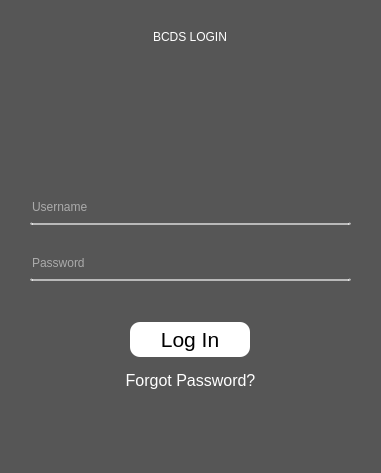
<?xml version="1.0" encoding="UTF-8"?>
<ui version="4.0">
 <class>Form</class>
 <widget class="QWidget" name="Form">
  <property name="geometry">
   <rect>
    <x>0</x>
    <y>0</y>
    <width>381</width>
    <height>473</height>
   </rect>
  </property>
  <property name="maximumSize">
   <size>
    <width>400</width>
    <height>500</height>
   </size>
  </property>
  <property name="windowTitle">
   <string>Form</string>
  </property>
  <property name="styleSheet">
   <string notr="true">background-color: rgb(86, 86, 86);</string>
  </property>
  <layout class="QHBoxLayout" name="horizontalLayout">
   <item>
    <widget class="QStackedWidget" name="Background">
     <property name="styleSheet">
      <string notr="true">background-color: rgb(86, 86, 86);
border: none;</string>
     </property>
     <property name="frameShape">
      <enum>QFrame::StyledPanel</enum>
     </property>
     <property name="frameShadow">
      <enum>QFrame::Raised</enum>
     </property>
     <property name="currentIndex">
      <number>0</number>
     </property>
     <widget class="QWidget" name="Login_Page">
      <layout class="QVBoxLayout" name="verticalLayout">
       <item>
        <widget class="QFrame" name="frame_2">
         <property name="frameShape">
          <enum>QFrame::StyledPanel</enum>
         </property>
         <property name="frameShadow">
          <enum>QFrame::Raised</enum>
         </property>
         <layout class="QVBoxLayout" name="verticalLayout_4">
          <item alignment="Qt::AlignHCenter">
           <widget class="QLabel" name="label_2">
            <property name="styleSheet">
             <string notr="true">font: 20pt &quot;MS Shell Dlg 2&quot;;
color: rgb(255, 255, 255);</string>
            </property>
            <property name="text">
             <string>BCDS LOGIN</string>
            </property>
           </widget>
          </item>
          <item alignment="Qt::AlignHCenter">
           <widget class="QLabel" name="label">
            <property name="minimumSize">
             <size>
              <width>100</width>
              <height>100</height>
             </size>
            </property>
            <property name="maximumSize">
             <size>
              <width>100</width>
              <height>100</height>
             </size>
            </property>
            <property name="text">
             <string/>
            </property>
            <property name="pixmap">
             <pixmap>Icons/login.png</pixmap>
            </property>
            <property name="scaledContents">
             <bool>true</bool>
            </property>
           </widget>
          </item>
         </layout>
        </widget>
       </item>
       <item>
        <widget class="QFrame" name="frame_3">
         <property name="frameShape">
          <enum>QFrame::StyledPanel</enum>
         </property>
         <property name="frameShadow">
          <enum>QFrame::Raised</enum>
         </property>
         <layout class="QVBoxLayout" name="verticalLayout_2">
          <property name="leftMargin">
           <number>10</number>
          </property>
          <property name="rightMargin">
           <number>10</number>
          </property>
          <item>
           <widget class="QLineEdit" name="usernameInput">
            <property name="minimumSize">
             <size>
              <width>35</width>
              <height>35</height>
             </size>
            </property>
            <property name="styleSheet">
             <string notr="true">font: 16pt &quot;MS Shell Dlg 2&quot;;
background-color: rgba(85, 85, 85, 15);
color: rgb(255, 255, 255);
border: none;
border-radius: 2px;
border-bottom-style: solid;
border-bottom-width: 2px;
border-bottom-color: rgba(255, 255, 255, 150);</string>
            </property>
            <property name="placeholderText">
             <string>Username</string>
            </property>
           </widget>
          </item>
          <item>
           <widget class="QLineEdit" name="passwordInput">
            <property name="minimumSize">
             <size>
              <width>0</width>
              <height>35</height>
             </size>
            </property>
            <property name="maximumSize">
             <size>
              <width>16777215</width>
              <height>35</height>
             </size>
            </property>
            <property name="styleSheet">
             <string notr="true">font: 16pt &quot;MS Shell Dlg 2&quot;;
background-color: rgba(85, 85, 85, 15);
color: rgb(255, 255, 255);
border: none;
border-radius: 2px;
border-bottom-style: solid;
border-bottom-width: 2px;
border-bottom-color: rgba(255, 255, 255, 150);
</string>
            </property>
            <property name="echoMode">
             <enum>QLineEdit::Password</enum>
            </property>
            <property name="placeholderText">
             <string>Password</string>
            </property>
           </widget>
          </item>
         </layout>
        </widget>
       </item>
       <item>
        <widget class="QFrame" name="frame_4">
         <property name="minimumSize">
          <size>
           <width>0</width>
           <height>35</height>
          </size>
         </property>
         <property name="frameShape">
          <enum>QFrame::StyledPanel</enum>
         </property>
         <property name="frameShadow">
          <enum>QFrame::Raised</enum>
         </property>
         <layout class="QVBoxLayout" name="verticalLayout_3">
          <item alignment="Qt::AlignHCenter">
           <widget class="QToolButton" name="loginButton">
            <property name="minimumSize">
             <size>
              <width>120</width>
              <height>35</height>
             </size>
            </property>
            <property name="font">
             <font>
              <pointsize>16</pointsize>
             </font>
            </property>
            <property name="styleSheet">
             <string notr="true">background-color: rgb(255, 255, 255);
border-radius: 10px</string>
            </property>
            <property name="text">
             <string>Log In</string>
            </property>
           </widget>
          </item>
          <item alignment="Qt::AlignHCenter">
           <widget class="QToolButton" name="forgotPassword">
            <property name="minimumSize">
             <size>
              <width>120</width>
              <height>35</height>
             </size>
            </property>
            <property name="font">
             <font>
              <pointsize>12</pointsize>
             </font>
            </property>
            <property name="styleSheet">
             <string notr="true">QToolButton {
	color: rgb(255, 255, 255);
}
QToolButton::hover{
	color: blue;
}</string>
            </property>
            <property name="text">
             <string>Forgot Password?</string>
            </property>
           </widget>
          </item>
          <item alignment="Qt::AlignHCenter">
           <widget class="QLabel" name="labelResult">
            <property name="styleSheet">
             <string notr="true">font: 12pt &quot;MS Shell Dlg 2&quot;;
color: rgb(255, 0, 15);
color: rgb(221, 0, 0);</string>
            </property>
            <property name="text">
             <string/>
            </property>
           </widget>
          </item>
         </layout>
        </widget>
       </item>
      </layout>
     </widget>
    </widget>
   </item>
  </layout>
 </widget>
 <resources/>
 <connections/>
</ui>
